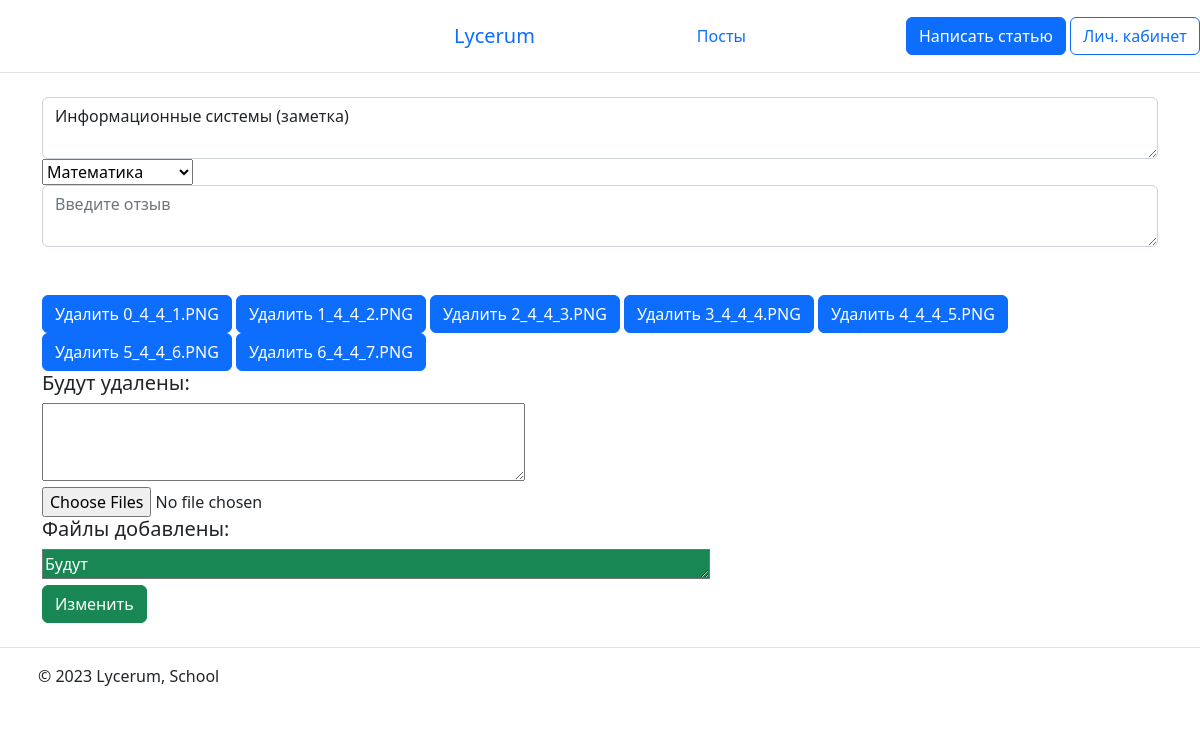
The page /posts_record/4 (signed in) on the database its author committed.
### webapp/models.py (models this page shows, shortened)
class Record(db.Model):
    __tablename__ = 'record'
    id = db.Column(db.Integer, primary_key=True)
    user_id = db.Column(db.Integer, db.ForeignKey('user.id'), nullable=False)
    users = db.relationship('User',
                            backref=db.backref('user', lazy='joined'),
                            lazy=True)
    title = db.Column(db.String(50), nullable=False)
    subject = db.Column(db.String, nullable=False)
    text = db.Column(db.Text, nullable=False)
    sum_of_files = db.Column(db.Integer, default=0)
    date = db.Column(db.DateTime, default=datetime.utcnow)

class Files(db.Model):
    __tablename__ = 'files'
    id = db.Column(db.Integer, primary_key=True)
    record_id = db.Column(db.Integer, db.ForeignKey('record.id'), nullable=False)
    records = db.relationship('Record',
                              backref=db.backref('record', lazy='joined'),
                              lazy=True)
    filename = db.Column(db.String, nullable=False)
    path_to_explorer = db.Column(db.String, nullable=False)
    format = db.Column(db.String, nullable=False)

### webapp/routs.py (the view, shortened to what this page needs)
@app.route('/posts_record/<int:id>', methods=['POST', 'GET'])
@login_required
def change_record(id):
    record = Record.query.get(id)
    files = Files.query.filter_by(record_id=record.id).all()
    total_p = 0
    total_files = len(files)
    for i in files:
        total_p += os.path.getsize(os.path.join('webapp', 'static', 'files', i.filename))
    return render_template('change_record.html',
                           item=record,
                           files=files,
                           maximum=MAX_CONTENT_LENGTH,
                           maximum_quantity=MAXIMUM_QUANTITY,
                           total_p=total_p,
                           total_files=total_files
                           )

### webapp/models.py (called while the page is built)
@manager.user_loader
def load_user(user_id):
    return User.query.get(user_id)

### webapp/routs.py (called while the page is built)
@app.after_request
def redirect_to_signin(response):
    if response.status_code == 401:
        return redirect(url_for('login_page') + '?next=' + request.url)
    return response

### webapp/templates/change_record.html (shortened to what this page needs)
{% extends 'base.html' %}
{% block body %}
<form method="post" enctype="multipart/form-data">
    <textarea name="title" class="form-control" placeholder="Введите заголоаок" maxlength="50">{{ item.title }}</textarea>
    <select name="subject">
      <option value="math">Математика</option>
    </select>
    <textarea name="text" class="form-control" placeholder="Введите отзыв">{{ item.text }}</textarea><br>
    <br>
    {% for file in files %}
        <button value="{{ file.filename }}" type="button" class="btn btn-primary" name="{{ file.filename }}"
                id="{{ file.filename }}">Удалить {{ file.filename }}</button>
    {% endfor %}
    <br>
    <h5>Будут удалены:</h5>
    <textarea id="output" name="output" inert rows="3" cols="50"></textarea>
    <br>
    <input type="file" id="files" name="files" value="Добавить файлы" multiple>
    <h5>Файлы добавлены:</h5>
    <textarea inert rows="1" cols="70" id="add_files" name="add_files" class="bg-success text-white">Будут</textarea>
    <br>
    <input type="submit" class="btn btn-success" name="create_btn" value="Изменить">
</form>
{% endblock %}

### rows shown on the page
Record: title "Информационные системы (заметка)"
Files: filename "0_4_4_1.PNG"
Files: filename "1_4_4_2.PNG"
Files: filename "2_4_4_3.PNG"
Files: filename "3_4_4_4.PNG"
Files: filename "4_4_4_5.PNG"
Files: filename "5_4_4_6.PNG"
Files: filename "6_4_4_7.PNG"
